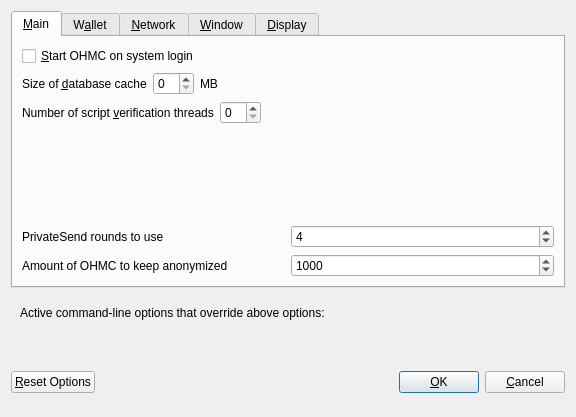
<?xml version="1.0" encoding="UTF-8"?>
<ui version="4.0">
 <class>OptionsDialog</class>
 <widget class="QDialog" name="OptionsDialog">
  <property name="geometry">
   <rect>
    <x>0</x>
    <y>0</y>
    <width>576</width>
    <height>417</height>
   </rect>
  </property>
  <property name="windowTitle">
   <string>Options</string>
  </property>
  <property name="modal">
   <bool>true</bool>
  </property>
  <layout class="QVBoxLayout" name="verticalLayout">
   <item>
    <widget class="QTabWidget" name="tabWidget">
     <property name="currentIndex">
      <number>0</number>
     </property>
     <widget class="QWidget" name="tabMain">
      <attribute name="title">
       <string>&amp;Main</string>
      </attribute>
      <layout class="QVBoxLayout" name="verticalLayout_Main">
       <item>
        <widget class="QCheckBox" name="bitcoinAtStartup">
         <property name="toolTip">
          <string>Automatically start OHMC after logging in to the system.</string>
         </property>
         <property name="text">
          <string>&amp;Start OHMC on system login</string>
         </property>
        </widget>
       </item>
       <item>
        <layout class="QHBoxLayout" name="horizontalLayout_2_Main">
         <item>
          <widget class="QLabel" name="databaseCacheLabel">
           <property name="text">
            <string>Size of &amp;database cache</string>
           </property>
           <property name="textFormat">
            <enum>Qt::PlainText</enum>
           </property>
           <property name="buddy">
            <cstring>databaseCache</cstring>
           </property>
          </widget>
         </item>
         <item>
          <widget class="QSpinBox" name="databaseCache"/>
         </item>
         <item>
          <widget class="QLabel" name="databaseCacheUnitLabel">
           <property name="text">
            <string>MB</string>
           </property>
           <property name="textFormat">
            <enum>Qt::PlainText</enum>
           </property>
          </widget>
         </item>
         <item>
          <spacer name="horizontalSpacer_2_Main">
           <property name="orientation">
            <enum>Qt::Horizontal</enum>
           </property>
           <property name="sizeHint" stdset="0">
            <size>
             <width>40</width>
             <height>20</height>
            </size>
           </property>
          </spacer>
         </item>
        </layout>
       </item>
       <item>
        <layout class="QHBoxLayout" name="horizontalLayout_3_Main">
         <item>
          <widget class="QLabel" name="threadsScriptVerifLabel">
           <property name="text">
            <string>Number of script &amp;verification threads</string>
           </property>
           <property name="textFormat">
            <enum>Qt::PlainText</enum>
           </property>
           <property name="buddy">
            <cstring>threadsScriptVerif</cstring>
           </property>
          </widget>
         </item>
         <item>
          <widget class="QSpinBox" name="threadsScriptVerif">
           <property name="toolTip">
            <string>(0 = auto, &lt;0 = leave that many cores free)</string>
           </property>
          </widget>
         </item>
         <item>
          <spacer name="horizontalSpacer_3_Main">
           <property name="orientation">
            <enum>Qt::Horizontal</enum>
           </property>
           <property name="sizeHint" stdset="0">
            <size>
             <width>40</width>
             <height>20</height>
            </size>
           </property>
          </spacer>
         </item>
        </layout>
       </item>
       <item>
        <spacer name="verticalSpacer_Main">
         <property name="orientation">
          <enum>Qt::Vertical</enum>
         </property>
         <property name="sizeHint" stdset="0">
          <size>
           <width>20</width>
           <height>40</height>
          </size>
         </property>
        </spacer>
       </item>
       <item>
        <layout class="QHBoxLayout" name="horizontalLayout_4_Main">
         <item>
          <widget class="QLabel" name="label">
           <property name="toolTip">
            <string>This setting determines the amount of individual karmanodes that an input will be anonymized through.&lt;br/&gt;More rounds of anonymization gives a higher degree of privacy, but also costs more in fees.</string>
           </property>
           <property name="text">
            <string>PrivateSend rounds to use</string>
           </property>
          </widget>
         </item>
         <item>
          <widget class="QSpinBox" name="privatesendRounds">
           <property name="minimum">
            <number>2</number>
           </property>
           <property name="maximum">
            <number>8</number>
           </property>
           <property name="value">
            <number>4</number>
           </property>
          </widget>
         </item>
        </layout>
       </item>
       <item>
        <layout class="QHBoxLayout" name="horizontalLayout">
         <item>
          <widget class="QLabel" name="label_2">
           <property name="toolTip">
            <string>This amount acts as a threshold to turn off PrivateSend once it's reached.</string>
           </property>
           <property name="statusTip">
            <string notr="true"/>
           </property>
           <property name="whatsThis">
            <string notr="true"/>
           </property>
           <property name="accessibleName">
            <string notr="true"/>
           </property>
           <property name="accessibleDescription">
            <string notr="true"/>
           </property>
           <property name="text">
            <string>Amount of OHMC to keep anonymized</string>
           </property>
          </widget>
         </item>
         <item>
          <widget class="QSpinBox" name="anonymizeOhm">
           <property name="minimum">
            <number>100</number>
           </property>
           <property name="maximum">
            <number>100000</number>
           </property>
           <property name="singleStep">
            <number>100</number>
           </property>
           <property name="value">
            <number>1000</number>
           </property>
          </widget>
         </item>
        </layout>
       </item>
      </layout>
     </widget>
     <widget class="QWidget" name="tabWallet">
      <attribute name="title">
       <string>W&amp;allet</string>
      </attribute>
      <layout class="QVBoxLayout" name="verticalLayout_Wallet">
       <item>
        <widget class="QGroupBox" name="groupBox">
         <property name="title">
          <string>Expert</string>
         </property>
         <layout class="QVBoxLayout" name="verticalLayout_2">
          <item>
           <widget class="QCheckBox" name="coinControlFeatures">
            <property name="toolTip">
             <string>Whether to show coin control features or not.</string>
            </property>
            <property name="text">
             <string>Enable coin &amp;control features</string>
            </property>
           </widget>
          </item>
          <item>
           <widget class="QCheckBox" name="showKarmanodesTab">
            <property name="toolTip">
             <string>Show additional tab listing all your karmanodes in first sub-tab&lt;br/&gt;and all karmanodes on the network in second sub-tab.</string>
            </property>
            <property name="text">
             <string>Show Karmanodes Tab</string>
            </property>
           </widget>
          </item>
          <item>
           <widget class="QCheckBox" name="spendZeroConfChange">
            <property name="toolTip">
             <string>If you disable the spending of unconfirmed change, the change from a transaction&lt;br/&gt;cannot be used until that transaction has at least one confirmation.&lt;br/&gt;This also affects how your balance is computed.</string>
            </property>
            <property name="text">
             <string>&amp;Spend unconfirmed change</string>
            </property>
           </widget>
          </item>
         </layout>
        </widget>
       </item>
       <item>
        <spacer name="verticalSpacer_Wallet">
         <property name="orientation">
          <enum>Qt::Vertical</enum>
         </property>
         <property name="sizeHint" stdset="0">
          <size>
           <width>20</width>
           <height>40</height>
          </size>
         </property>
        </spacer>
       </item>
      </layout>
     </widget>
     <widget class="QWidget" name="tabNetwork">
      <attribute name="title">
       <string>&amp;Network</string>
      </attribute>
      <layout class="QVBoxLayout" name="verticalLayout_Network">
       <item>
        <widget class="QCheckBox" name="mapPortUpnp">
         <property name="toolTip">
          <string>Automatically open the OHMC client port on the router. This only works when your router supports UPnP and it is enabled.</string>
         </property>
         <property name="text">
          <string>Map port using &amp;UPnP</string>
         </property>
        </widget>
       </item>
       <item>
        <widget class="QCheckBox" name="allowIncoming">
         <property name="toolTip">
          <string>Accept connections from outside</string>
         </property>
         <property name="text">
          <string>Allow incoming connections</string>
         </property>
        </widget>
       </item>
       <item>
        <widget class="QCheckBox" name="connectSocks">
         <property name="toolTip">
          <string>Connect to the OHMC network through a SOCKS5 proxy.</string>
         </property>
         <property name="text">
          <string>&amp;Connect through SOCKS5 proxy (default proxy):</string>
         </property>
        </widget>
       </item>
       <item>
        <layout class="QHBoxLayout" name="horizontalLayout_1_Network">
         <item>
          <widget class="QLabel" name="proxyIpLabel">
           <property name="text">
            <string>Proxy &amp;IP:</string>
           </property>
           <property name="textFormat">
            <enum>Qt::PlainText</enum>
           </property>
           <property name="buddy">
            <cstring>proxyIp</cstring>
           </property>
          </widget>
         </item>
         <item>
          <widget class="QValidatedLineEdit" name="proxyIp">
           <property name="minimumSize">
            <size>
             <width>140</width>
             <height>0</height>
            </size>
           </property>
           <property name="maximumSize">
            <size>
             <width>140</width>
             <height>16777215</height>
            </size>
           </property>
           <property name="toolTip">
            <string>IP address of the proxy (e.g. IPv4: 127.0.0.1 / IPv6: ::1)</string>
           </property>
          </widget>
         </item>
         <item>
          <widget class="QLabel" name="proxyPortLabel">
           <property name="text">
            <string>&amp;Port:</string>
           </property>
           <property name="textFormat">
            <enum>Qt::PlainText</enum>
           </property>
           <property name="buddy">
            <cstring>proxyPort</cstring>
           </property>
          </widget>
         </item>
         <item>
          <widget class="QLineEdit" name="proxyPort">
           <property name="minimumSize">
            <size>
             <width>55</width>
             <height>0</height>
            </size>
           </property>
           <property name="maximumSize">
            <size>
             <width>55</width>
             <height>16777215</height>
            </size>
           </property>
           <property name="toolTip">
            <string>Port of the proxy (e.g. 9050)</string>
           </property>
          </widget>
         </item>
         <item>
          <spacer name="horizontalSpacer_1_Network">
           <property name="orientation">
            <enum>Qt::Horizontal</enum>
           </property>
           <property name="sizeHint" stdset="0">
            <size>
             <width>40</width>
             <height>20</height>
            </size>
           </property>
          </spacer>
         </item>
        </layout>
       </item>
       <item>
        <spacer name="verticalSpacer_Network">
         <property name="orientation">
          <enum>Qt::Vertical</enum>
         </property>
         <property name="sizeHint" stdset="0">
          <size>
           <width>20</width>
           <height>40</height>
          </size>
         </property>
        </spacer>
       </item>
      </layout>
     </widget>
     <widget class="QWidget" name="tabWindow">
      <attribute name="title">
       <string>&amp;Window</string>
      </attribute>
      <layout class="QVBoxLayout" name="verticalLayout_Window">
       <item>
        <widget class="QCheckBox" name="minimizeToTray">
         <property name="toolTip">
          <string>Show only a tray icon after minimizing the window.</string>
         </property>
         <property name="text">
          <string>&amp;Minimize to the tray instead of the taskbar</string>
         </property>
        </widget>
       </item>
       <item>
        <widget class="QCheckBox" name="minimizeOnClose">
         <property name="toolTip">
          <string>Minimize instead of exit the application when the window is closed. When this option is enabled, the application will be closed only after selecting Quit in the menu.</string>
         </property>
         <property name="text">
          <string>M&amp;inimize on close</string>
         </property>
        </widget>
       </item>
       <item>
        <spacer name="verticalSpacer_Window">
         <property name="orientation">
          <enum>Qt::Vertical</enum>
         </property>
         <property name="sizeHint" stdset="0">
          <size>
           <width>20</width>
           <height>40</height>
          </size>
         </property>
        </spacer>
       </item>
      </layout>
     </widget>
     <widget class="QWidget" name="tabDisplay">
      <attribute name="title">
       <string>&amp;Display</string>
      </attribute>
      <layout class="QVBoxLayout" name="verticalLayout_Display">
       <item>
        <layout class="QHBoxLayout" name="horizontalLayout_1_Display">
         <item>
          <widget class="QLabel" name="langLabel">
           <property name="text">
            <string>User Interface &amp;language:</string>
           </property>
           <property name="textFormat">
            <enum>Qt::PlainText</enum>
           </property>
           <property name="buddy">
            <cstring>lang</cstring>
           </property>
          </widget>
         </item>
         <item>
          <widget class="QValueComboBox" name="lang">
           <property name="toolTip">
            <string>The user interface language can be set here. This setting will take effect after restarting OHMC.</string>
           </property>
          </widget>
         </item>
        </layout>
       </item>
       <item>
        <widget class="QLabel" name="label_3">
         <property name="toolTip">
          <string notr="true"/>
         </property>
         <property name="statusTip">
          <string notr="true"/>
         </property>
         <property name="whatsThis">
          <string notr="true"/>
         </property>
         <property name="accessibleName">
          <string notr="true"/>
         </property>
         <property name="text">
          <string>Language missing or translation incomplete? Help contributing translations here:
https://www.transifex.com/ohmc-project/ohmc-project-translations</string>
         </property>
         <property name="wordWrap">
          <bool>true</bool>
         </property>
         <property name="openExternalLinks">
          <bool>true</bool>
         </property>
         <property name="textInteractionFlags">
          <set>Qt::TextBrowserInteraction</set>
         </property>
        </widget>
       </item>
       <item>
        <layout class="QHBoxLayout" name="horizontalLayout_4_Display" stretch="0,0">
         <item>
          <widget class="QLabel" name="themeLabel">
           <property name="text">
            <string>User Interface Theme:</string>
           </property>
          </widget>
         </item>
         <item>
          <widget class="QValueComboBox" name="theme"/>
         </item>
        </layout>
       </item>
       <item>
        <widget class="Line" name="line">
         <property name="orientation">
          <enum>Qt::Horizontal</enum>
         </property>
        </widget>
       </item>
       <item>
        <layout class="QHBoxLayout" name="horizontalLayout_2_Display">
         <item>
          <widget class="QLabel" name="unitLabel">
           <property name="text">
            <string>&amp;Unit to show amounts in:</string>
           </property>
           <property name="textFormat">
            <enum>Qt::PlainText</enum>
           </property>
           <property name="buddy">
            <cstring>unit</cstring>
           </property>
          </widget>
         </item>
         <item>
          <widget class="QValueComboBox" name="unit">
           <property name="toolTip">
            <string>Choose the default subdivision unit to show in the interface and when sending coins.</string>
           </property>
          </widget>
         </item>
        </layout>
       </item>
       <item>
        <layout class="QHBoxLayout" name="horizontalLayout_5_Display">
         <item>
          <widget class="QLabel" name="digitsLabel">
           <property name="text">
            <string>Decimal digits</string>
           </property>
          </widget>
         </item>
         <item>
          <widget class="QValueComboBox" name="digits"/>
         </item>
        </layout>
       </item>
       <item>
        <layout class="QHBoxLayout" name="horizontalLayout_3_Display">
         <item>
          <widget class="QLabel" name="thirdPartyTxUrlsLabel">
           <property name="toolTip">
            <string>Third party URLs (e.g. a block explorer) that appear in the transactions tab as context menu items. %s in the URL is replaced by transaction hash. Multiple URLs are separated by vertical bar |.</string>
           </property>
           <property name="text">
            <string>Third party transaction URLs</string>
           </property>
           <property name="buddy">
            <cstring>thirdPartyTxUrls</cstring>
           </property>
          </widget>
         </item>
         <item>
          <widget class="QLineEdit" name="thirdPartyTxUrls">
           <property name="toolTip">
            <string>Third party URLs (e.g. a block explorer) that appear in the transactions tab as context menu items. %s in the URL is replaced by transaction hash. Multiple URLs are separated by vertical bar |.</string>
           </property>
          </widget>
         </item>
        </layout>
       </item>
       <item>
        <spacer name="verticalSpacer">
         <property name="orientation">
          <enum>Qt::Vertical</enum>
         </property>
         <property name="sizeHint" stdset="0">
          <size>
           <width>20</width>
           <height>40</height>
          </size>
         </property>
        </spacer>
       </item>
      </layout>
     </widget>
    </widget>
   </item>
   <item>
    <widget class="QFrame" name="frame">
     <layout class="QVBoxLayout" name="verticalLayout_Bottom">
      <item>
       <layout class="QHBoxLayout" name="horizontalLayout_Bottom">
        <item>
         <widget class="QLabel" name="overriddenByCommandLineInfoLabel">
          <property name="text">
           <string>Active command-line options that override above options:</string>
          </property>
          <property name="textFormat">
           <enum>Qt::PlainText</enum>
          </property>
         </widget>
        </item>
        <item>
         <spacer name="horizontalSpacer_Bottom">
          <property name="orientation">
           <enum>Qt::Horizontal</enum>
          </property>
          <property name="sizeHint" stdset="0">
           <size>
            <width>40</width>
            <height>20</height>
           </size>
          </property>
         </spacer>
        </item>
       </layout>
      </item>
      <item>
       <widget class="QLabel" name="overriddenByCommandLineLabel">
        <property name="text">
         <string/>
        </property>
        <property name="textFormat">
         <enum>Qt::PlainText</enum>
        </property>
        <property name="wordWrap">
         <bool>true</bool>
        </property>
       </widget>
      </item>
     </layout>
    </widget>
   </item>
   <item>
    <layout class="QHBoxLayout" name="horizontalLayout_Buttons">
     <item>
      <widget class="QPushButton" name="resetButton">
       <property name="toolTip">
        <string>Reset all client options to default.</string>
       </property>
       <property name="text">
        <string>&amp;Reset Options</string>
       </property>
       <property name="autoDefault">
        <bool>false</bool>
       </property>
      </widget>
     </item>
     <item>
      <spacer name="horizontalSpacer_1">
       <property name="orientation">
        <enum>Qt::Horizontal</enum>
       </property>
       <property name="sizeHint" stdset="0">
        <size>
         <width>40</width>
         <height>48</height>
        </size>
       </property>
      </spacer>
     </item>
     <item>
      <widget class="QLabel" name="statusLabel">
       <property name="minimumSize">
        <size>
         <width>200</width>
         <height>0</height>
        </size>
       </property>
       <property name="font">
        <font>
         <weight>75</weight>
         <bold>true</bold>
        </font>
       </property>
       <property name="text">
        <string/>
       </property>
       <property name="textFormat">
        <enum>Qt::PlainText</enum>
       </property>
       <property name="wordWrap">
        <bool>true</bool>
       </property>
      </widget>
     </item>
     <item>
      <spacer name="horizontalSpacer_2">
       <property name="orientation">
        <enum>Qt::Horizontal</enum>
       </property>
       <property name="sizeHint" stdset="0">
        <size>
         <width>40</width>
         <height>48</height>
        </size>
       </property>
      </spacer>
     </item>
     <item>
      <widget class="QPushButton" name="okButton">
       <property name="text">
        <string>&amp;OK</string>
       </property>
       <property name="autoDefault">
        <bool>false</bool>
       </property>
       <property name="default">
        <bool>true</bool>
       </property>
      </widget>
     </item>
     <item>
      <widget class="QPushButton" name="cancelButton">
       <property name="text">
        <string>&amp;Cancel</string>
       </property>
       <property name="autoDefault">
        <bool>false</bool>
       </property>
      </widget>
     </item>
    </layout>
   </item>
  </layout>
 </widget>
 <customwidgets>
  <customwidget>
   <class>QValidatedLineEdit</class>
   <extends>QLineEdit</extends>
   <header>qvalidatedlineedit.h</header>
  </customwidget>
  <customwidget>
   <class>QValueComboBox</class>
   <extends>QComboBox</extends>
   <header>qvaluecombobox.h</header>
  </customwidget>
 </customwidgets>
 <resources/>
 <connections/>
</ui>
